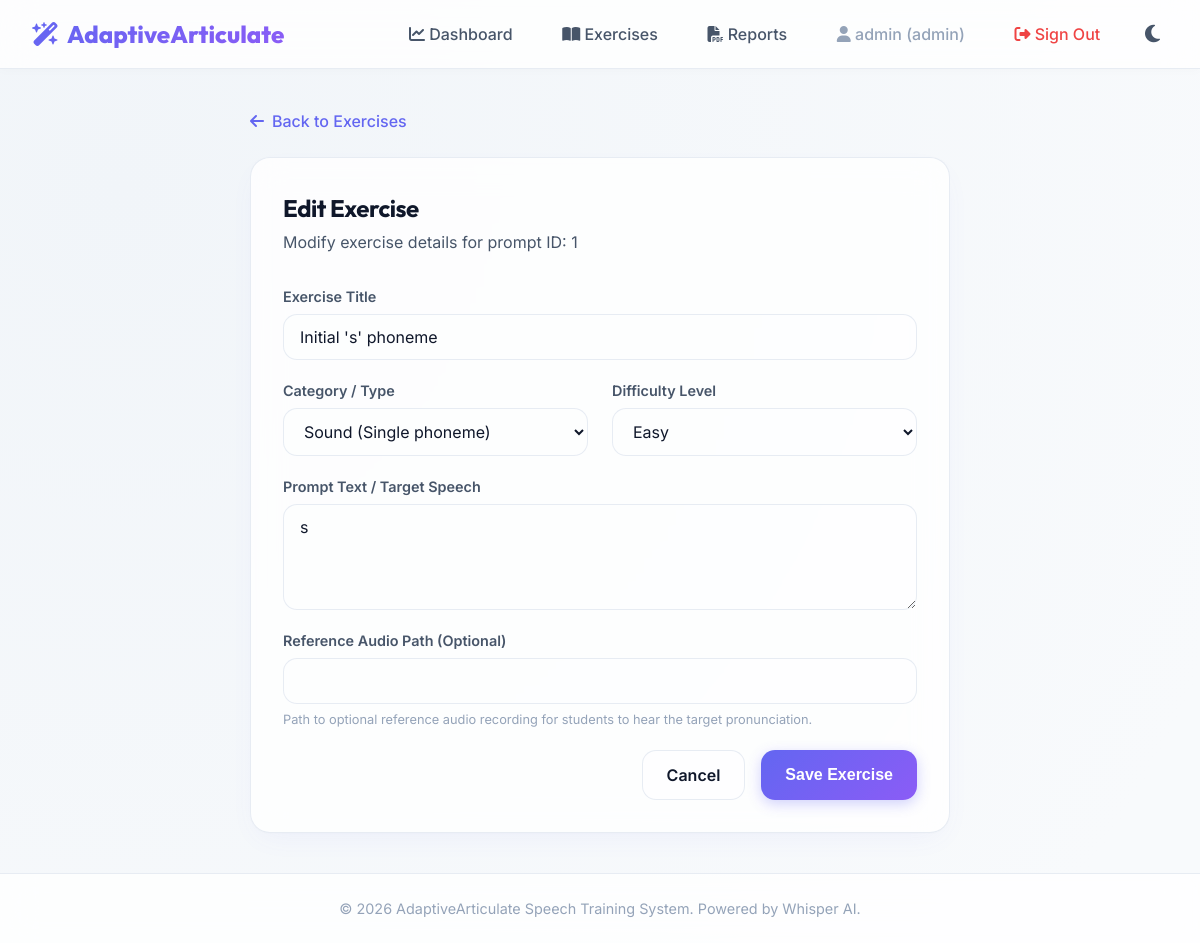
Screenshot of /exercises/edit/1 (signed in) with the database file from the repository.
### app/models/user.py (models this page shows, shortened)
class User(UserMixin, db.Model):  # type: ignore[name-defined]
    __tablename__ = "users"
    id = db.Column(db.Integer, primary_key=True)
    email = db.Column(db.String(120), unique=True, nullable=False, index=True)
    password_hash = db.Column(db.String(255), nullable=False)
    role = db.Column(
        db.String(20), nullable=False, default="student"
    )  # student, therapist, supervisor, admin
    is_verified = db.Column(db.Boolean, default=False, nullable=False)
    is_active = db.Column(db.Boolean, default=True, nullable=False)
    created_at = db.Column(db.DateTime, default=datetime.utcnow, nullable=False)
    last_login = db.Column(db.DateTime, nullable=True)

### app/models/exercise.py (models this page shows, shortened)
class Exercise(db.Model):  # type: ignore[name-defined]
    __tablename__ = "exercises"
    id = db.Column(db.Integer, primary_key=True)
    title = db.Column(db.String(100), nullable=False)
    type = db.Column(
        db.String(50), nullable=False, index=True
    )  # sound, word, phrase, sentence, reading
    difficulty = db.Column(db.String(20), nullable=False)  # easy, medium, hard
    prompt_text = db.Column(db.Text, nullable=False)
    reference_audio_path = db.Column(db.String(255), nullable=True)
    created_at = db.Column(db.DateTime, default=datetime.utcnow)
    attempts = db.relationship("ExerciseAttempt", backref="exercise", cascade="all, delete-orphan")
    recommendations = db.relationship(
        "Recommendation", backref="exercise", cascade="all, delete-orphan"
    )

### app/exercises/routes.py (the view, shortened to what this page needs)
@exercises_bp.route("/edit/<int:exercise_id>", methods=["GET", "POST"])
@login_required
@roles_required("therapist", "admin")
def edit(exercise_id: int) -> Any:
    exercise = exercise_service.get_exercise_by_id(exercise_id)
    if not exercise:
        flash("Exercise not found.", "danger")
        return redirect(url_for("exercises.index"))
    form = ExerciseForm(obj=exercise)
    return render_template("exercises/edit.html", form=form, exercise=exercise)

### app/exercises/forms.py
class ExerciseForm(FlaskForm):
    title = StringField(
        "Exercise Title",
        validators=[
            InputRequired(),
            Length(max=100, message="Title must be 100 characters or less."),
        ],
    )
    type = SelectField(
        "Category / Type",
        choices=[
            ("sound", "Sound (Single phoneme)"),
            ("word", "Word"),
            ("phrase", "Phrase"),
            ("sentence", "Sentence"),
            ("reading", "Reading Passage"),
        ],
        validators=[InputRequired()],
    )
    difficulty = SelectField(
        "Difficulty Level",
        choices=[
            ("easy", "Easy"),
            ("medium", "Medium"),
            ("hard", "Hard"),
        ],
        validators=[InputRequired()],
    )
    prompt_text = TextAreaField(
        "Prompt Text / Target Speech",
        validators=[InputRequired(), Length(min=1, message="Prompt text is required.")],
    )
    reference_audio_path = StringField(
        "Reference Audio Path (Optional)",
        validators=[Optional(), Length(max=255)],
    )
    submit = SubmitField("Save Exercise")

### app/services/exercise_service.py (called while the page is built)
    def get_exercise_by_id(self, exercise_id: int) -> Optional[Exercise]:
        return db.session.get(Exercise, exercise_id)

### app/services/user_service.py (called while the page is built)
    def get_user_by_id(self, user_id: int) -> Optional[User]:
        return db.session.get(User, user_id)

### app/templates/exercises/edit.html (shortened to what this page needs)
{% extends "base.html" %}
{% block content %}
<div style="max-width: 700px; margin: 0 auto;">
    <a href="{{ url_for('exercises.index') }}" style="display: inline-flex; align-items: center; gap: 0.5rem; font-weight: 500; margin-bottom: 1.5rem;">
        <i class="fa-solid fa-arrow-left"></i> Back to Exercises
    </a>
    <div class="card">
        <div style="margin-bottom: 2rem;">
            <h2>Edit Exercise</h2>
            <p style="color: var(--text-secondary); margin-top: 0.25rem;">Modify exercise details for prompt ID: {{ exercise.id }}</p>
        </div>
        <form method="POST" action="{{ url_for('exercises.edit', exercise_id=exercise.id) }}">
            <div class="form-group">
                {{ form.title.label(class="form-label") }}
                {{ form.title(class="form-control") }}
            </div>
            <div style="display: grid; grid-template-columns: 1fr 1fr; gap: 1.5rem;">
                <div class="form-group">
                    {{ form.type.label(class="form-label") }}
                    {{ form.type(class="form-control") }}
                </div>
                <div class="form-group">
                    {{ form.difficulty.label(class="form-label") }}
                    {{ form.difficulty(class="form-control") }}
                </div>
            </div>
            <div class="form-group">
                {{ form.prompt_text.label(class="form-label") }}
                {{ form.prompt_text(class="form-control", rows="4") }}
            </div>
            <div class="form-group">
                {{ form.reference_audio_path.label(class="form-label") }}
                {{ form.reference_audio_path(class="form-control") }}
                <small class="form-text">Path to optional reference audio recording for students to hear the target pronunciation.</small>
            </div>
            <div class="mt-4" style="display: flex; gap: 1rem; justify-content: flex-end;">
                <a href="{{ url_for('exercises.index') }}" class="btn btn-secondary">Cancel</a>
                {{ form.submit(class="btn btn-primary") }}
            </div>
        </form>
    </div>
</div>
{% endblock %}

### app/templates/base.html (shortened to what this page needs)
<!DOCTYPE html>
<html lang="en">
<head>
    <link rel="stylesheet" href="{{ url_for('static', filename='css/style.css') }}">
    <link rel="stylesheet" href="https://cdn.jsdelivr.net/npm/@fortawesome/fontawesome-free@6.5.2/css/all.min.css">
</head>
<body>
    <nav class="navbar" id="navbar">
        <a href="{{ url_for('users.dashboard_gate') }}" class="nav-brand">
            <i class="fa-solid fa-wand-magic-sparkles"></i> AdaptiveArticulate
        </a>
        <ul class="nav-links">
            {% if current_user.is_authenticated %}
                <li>
                    <a href="{{ url_for('users.dashboard_gate') }}" class="nav-link">
                        <i class="fa-solid fa-chart-line"></i> Dashboard
                    </a>
                </li>
                {% if current_user.role == 'student' %}
                    <li>
                        <a href="{{ url_for('exercises.index') }}" class="nav-link">
                            <i class="fa-solid fa-microphone"></i> Practice
                        </a>
                    </li>
                {% elif current_user.role in ['therapist', 'admin'] %}
                    <li>
                        <a href="{{ url_for('exercises.index') }}" class="nav-link">
                            <i class="fa-solid fa-book-open"></i> Exercises
                        </a>
                    </li>
                {% endif %}
                <li>
                    <a href="{{ url_for('reports.download') }}" class="nav-link">
                        <i class="fa-solid fa-file-pdf"></i> Reports
                    </a>
                </li>
                <li>
                    <span class="nav-link" style="color: var(--text-muted);">
                        <i class="fa-solid fa-user"></i> {{ current_user.email.split('@')[0] }} ({{ current_user.role }})
                    </span>
                </li>
                <li>
                    <a href="{{ url_for('auth.logout') }}" class="nav-link" style="color: var(--danger);">
                        <i class="fa-solid fa-right-from-bracket"></i> Sign Out
                    </a>
                </li>
            {% endif %}
            <li>
                <button class="theme-toggle-btn" id="theme-toggle" aria-label="Toggle dark mode">
                    <i class="fa-solid fa-moon" id="theme-icon"></i>
                </button>
            </li>
        </ul>
    </nav>
    <main class="main-content">
        {% block content %}{% endblock %}
    </main>
    <footer class="footer">
        <p>&copy; 2026 AdaptiveArticulate Speech Training System. Powered by Whisper AI.</p>
    </footer>
</body>
</html>

### app/static/css/style.css (style rules this page uses)
:root { --bg-primary: #f8fafc; --bg-secondary: #f1f5f9; --bg-card: rgba(255, 255, 255, 0.8); --border-color: rgba(226, 232, 240, 0.8); --text-primary: #0f172a; --text-secondary: #475569; --text-muted: #94a3b8; --primary: #6366f1; --primary-hover: #4f46e5; --secondary: #8b5cf6; --secondary-hover: #7c3aed; --success: #10b981; --warning: #f59e0b; --danger: #ef4444; --info: #06b6d4; --card-shadow: 0 10px 30px -10px rgba(99, 102, 241, 0.08), 0 1px 3px rgba(0, 0, 0, 0.02); --btn-shadow: 0 4px 14px 0 rgba(99, 102, 241, 0.3); --radius-sm: 8px; --radius-md: 14px; --radius-lg: 20px; --backdrop-blur: 16px; --transition-speed: 0.3s; }
* { box-sizing: border-box; margin: 0; padding: 0; }
body { font-family: 'Inter', -apple-system, BlinkMacSystemFont, "Segoe UI", Roboto, sans-serif; background: radial-gradient(circle at 10% 20%, var(--bg-secondary) 0%, var(--bg-primary) 90%); color: var(--text-primary); min-height: 100vh; display: flex; flex-direction: column; overflow-x: hidden; transition: background var(--transition-speed) ease, color var(--transition-speed) ease; line-height: 1.5; }
h1, h2, h3, h4, h5, h6 { font-family: 'Outfit', sans-serif; font-weight: 700; color: var(--text-primary); letter-spacing: -0.02em; }
a { color: var(--primary); text-decoration: none; transition: color var(--transition-speed) ease; }
.navbar { background: var(--bg-card); backdrop-filter: blur(var(--backdrop-blur)); -webkit-backdrop-filter: blur(var(--backdrop-blur)); border-bottom: 1px solid var(--border-color); padding: 1rem 2rem; position: sticky; top: 0; z-index: 100; display: flex; justify-content: space-between; align-items: center; box-shadow: 0 2px 10px rgba(0, 0, 0, 0.02); }
.nav-brand { font-family: 'Outfit', sans-serif; font-size: 1.5rem; font-weight: 800; background: linear-gradient(135deg, var(--primary) 0%, var(--secondary) 100%); -webkit-background-clip: text; -webkit-text-fill-color: transparent; display: flex; align-items: center; gap: 0.5rem; }
.nav-links { display: flex; gap: 1.5rem; align-items: center; list-style: none; }
.nav-link { font-weight: 500; color: var(--text-secondary); padding: 0.5rem 0.8rem; border-radius: var(--radius-sm); transition: all var(--transition-speed) ease; }
.main-content { flex: 1; width: 100%; max-width: 1280px; margin: 0 auto; padding: 2.5rem 2rem; }
.footer { background: var(--bg-card); backdrop-filter: blur(var(--backdrop-blur)); -webkit-backdrop-filter: blur(var(--backdrop-blur)); border-top: 1px solid var(--border-color); padding: 1.5rem 2rem; text-align: center; color: var(--text-muted); font-size: 0.9rem; margin-top: auto; }
.card { background: var(--bg-card); backdrop-filter: blur(var(--backdrop-blur)); -webkit-backdrop-filter: blur(var(--backdrop-blur)); border: 1px solid var(--border-color); border-radius: var(--radius-lg); padding: 2rem; box-shadow: var(--card-shadow); transition: transform var(--transition-speed) cubic-bezier(0.16, 1, 0.3, 1), box-shadow var(--transition-speed) ease; animation: fadeInUp 0.6s cubic-bezier(0.16, 1, 0.3, 1) forwards; }
.form-group { margin-bottom: 1.25rem; display: flex; flex-direction: column; gap: 0.4rem; }
.form-label { font-weight: 600; font-size: 0.9rem; color: var(--text-secondary); }
.form-control { width: 100%; padding: 0.75rem 1rem; border: 1.5px solid var(--border-color); border-radius: var(--radius-md); background: rgba(255, 255, 255, 0.02); color: var(--text-primary); font-family: inherit; font-size: 1rem; transition: all var(--transition-speed) ease; }
.form-text { font-size: 0.8rem; color: var(--text-muted); }
.btn { display: inline-flex; align-items: center; justify-content: center; gap: 0.5rem; padding: 0.75rem 1.5rem; border-radius: var(--radius-md); font-weight: 600; font-size: 1rem; cursor: pointer; transition: all var(--transition-speed) cubic-bezier(0.16, 1, 0.3, 1); border: none; text-align: center; }
.btn-primary { background: linear-gradient(135deg, var(--primary) 0%, var(--secondary) 100%); color: white; box-shadow: var(--btn-shadow); }
.btn-secondary { background: rgba(255, 255, 255, 0.08); color: var(--text-primary); border: 1px solid var(--border-color); }
.theme-toggle-btn { background: transparent; border: none; color: var(--text-secondary); font-size: 1.25rem; cursor: pointer; padding: 0.5rem; border-radius: 50%; display: flex; align-items: center; justify-content: center; transition: background var(--transition-speed) ease, color var(--transition-speed) ease; }
.mt-4 { margin-top: 1rem; }

### rows the page displays
User: email "admin", role "admin"
Exercise: id "1", title "Initial 's' phoneme", type "Sound (Single phoneme)", difficulty "Easy", prompt_text "s"
